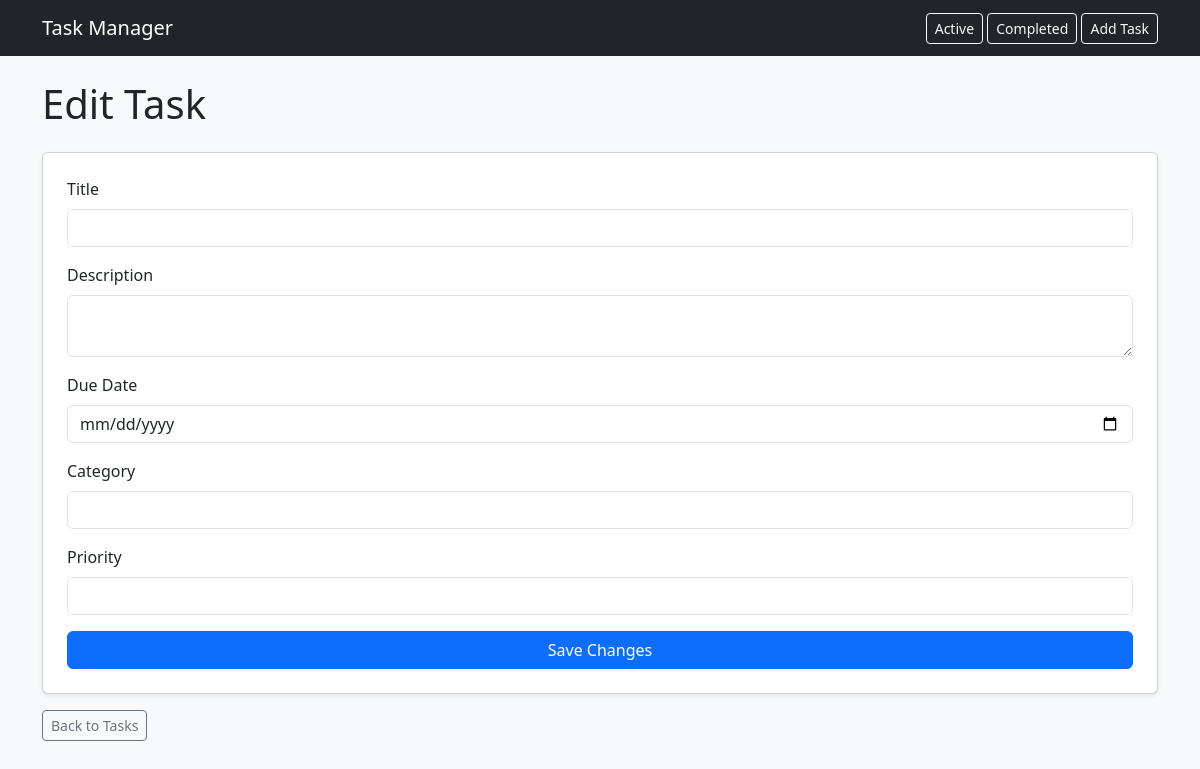
Before: /edit/3 with the older database file.
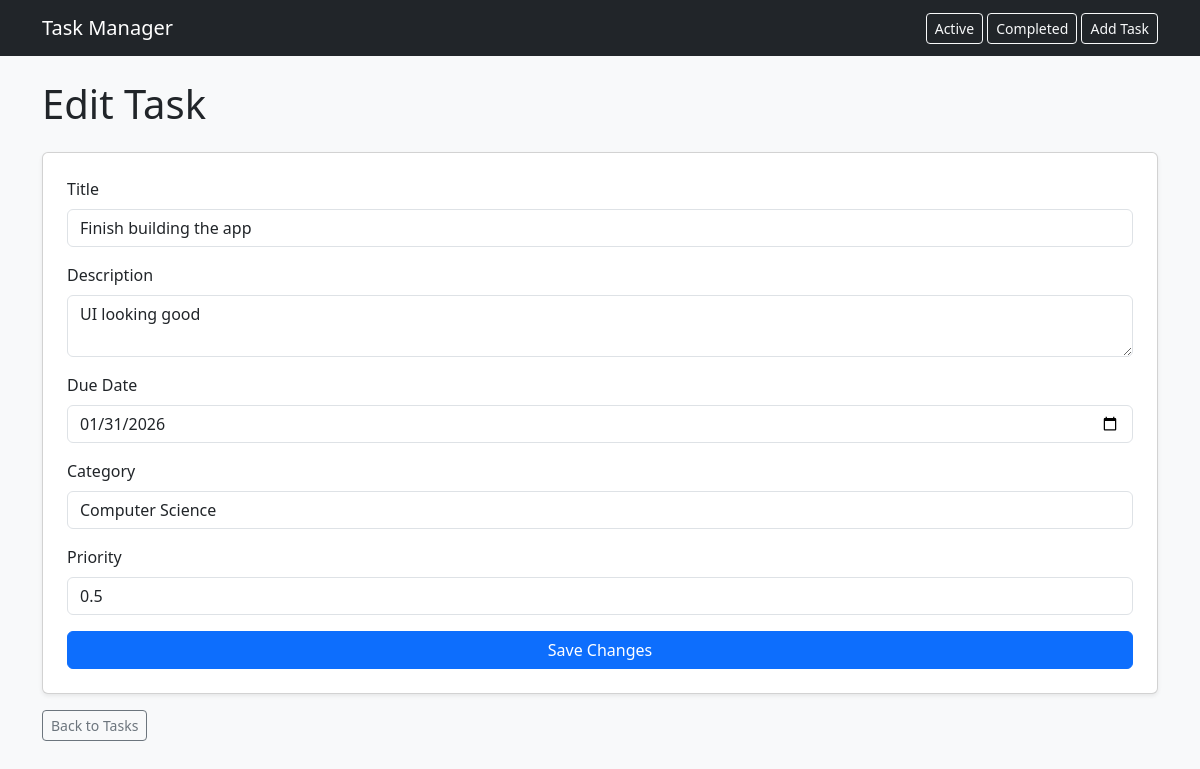
After: the same page with the newer database file.
### tables this page shows
CREATE TABLE tasks (
            id INTEGER PRIMARY KEY AUTOINCREMENT,
            title TEXT NOT NULL,
            description TEXT,
            due_date TEXT,
            category TEXT,
            priority REAL,
            completed INTEGER DEFAULT 0 
        );

### app.py (the view)
@app.route("/edit/<int:task_id>")
def edit_task(task_id):
    task = get_task(task_id)
    return render_template("edit_task.html", task=task, title = "Edit Task")

### models.py (called while the page is built)
def get_db_connection():
    return sqlite3.connect('database.db')

def get_task(task_id):
    connection = get_db_connection()
    c = connection.cursor()
    c.execute("SELECT * FROM tasks WHERE id = ?", (task_id,))
    task = c.fetchone()
    connection.close()
    return task

### templates/edit_task.html
{% extends "base.html" %}
{% block content %}
<h1 class="mb-4">Edit Task</h1>
<form action="/edit/{{ task[0] }}" method="POST" class="card p-4 shadow-sm">
    <div class="mb-3">
        <label class="form-label">Title</label>
        <input type="text" name="title" class="form-control" value="{{ task[1] }}">
    </div>
    <div class="mb-3">
        <label class="form-label">Description</label>
        <textarea name="description" class="form-control">{{ task[2] }}</textarea>
    </div>
    <div class="mb-3">
        <label class="form-label">Due Date</label>
        <input type="date" name="due_date" class="form-control" value="{{ task[3] }}">
    </div>
    <div class="mb-3">
        <label class="form-label">Category</label>
        <input type="text" name="category" class="form-control" value="{{ task[4] }}">
    </div>
    <div class="mb-3">
        <label class="form-label">Priority</label>
        <input type="number" step="0.1" name="priority" class="form-control" value="{{ task[5] }}">
    </div>
    <button class="btn btn-primary">Save Changes</button>
</form>
<a href="/tasks" class="btn btn-outline-secondary btn-sm mt-3">Back to Tasks</a>
{% endblock %}

Changed rows visible on the page:
added tasks: title "Finish building the app", description "UI looking good", due_date "01/31/2026", category "Computer Science", priority "0.5"
